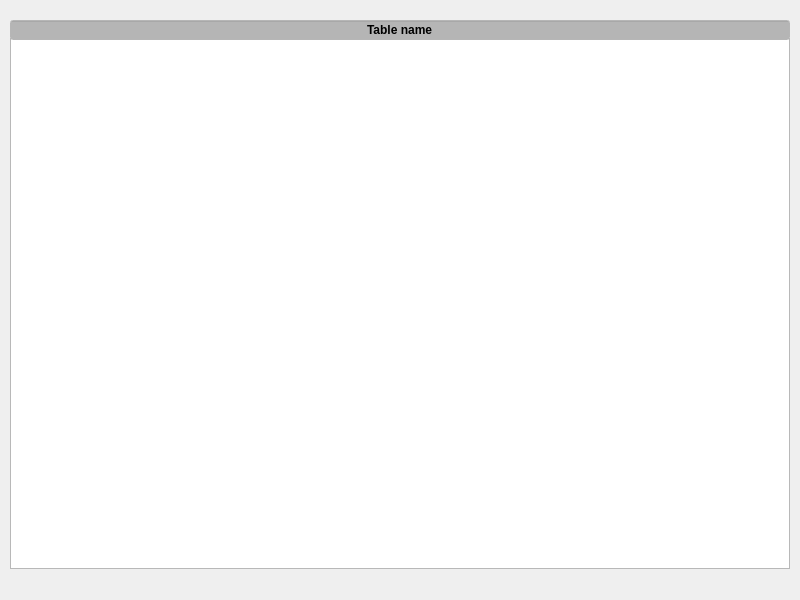
<?xml version="1.0" encoding="UTF-8"?>
<ui version="4.0">
 <class>Form</class>
 <widget class="QMainWindow" name="Form">
  <property name="geometry">
   <rect>
    <x>0</x>
    <y>0</y>
    <width>800</width>
    <height>600</height>
   </rect>
  </property>
  <property name="sizePolicy">
   <sizepolicy hsizetype="Fixed" vsizetype="Fixed">
    <horstretch>0</horstretch>
    <verstretch>0</verstretch>
   </sizepolicy>
  </property>
  <property name="minimumSize">
   <size>
    <width>800</width>
    <height>600</height>
   </size>
  </property>
  <property name="sizeIncrement">
   <size>
    <width>0</width>
    <height>0</height>
   </size>
  </property>
  <property name="baseSize">
   <size>
    <width>0</width>
    <height>0</height>
   </size>
  </property>
  <property name="contextMenuPolicy">
   <enum>Qt::DefaultContextMenu</enum>
  </property>
  <property name="windowTitle">
   <string>Form</string>
  </property>
  <property name="windowIcon">
   <iconset>
    <normaloff>SQLite_167823.png</normaloff>SQLite_167823.png</iconset>
  </property>
  <widget class="QWidget" name="centralWidget">
   <widget class="QTableView" name="tableView">
    <property name="geometry">
     <rect>
      <x>10</x>
      <y>38</y>
      <width>780</width>
      <height>531</height>
     </rect>
    </property>
    <property name="frameShape">
     <enum>QFrame::StyledPanel</enum>
    </property>
    <property name="frameShadow">
     <enum>QFrame::Sunken</enum>
    </property>
    <property name="lineWidth">
     <number>10</number>
    </property>
    <property name="showGrid">
     <bool>true</bool>
    </property>
    <property name="gridStyle">
     <enum>Qt::SolidLine</enum>
    </property>
    <property name="wordWrap">
     <bool>false</bool>
    </property>
   </widget>
   <widget class="QLineEdit" name="lineEdit">
    <property name="geometry">
     <rect>
      <x>10</x>
      <y>20</y>
      <width>780</width>
      <height>20</height>
     </rect>
    </property>
    <property name="palette">
     <palette>
      <active>
       <colorrole role="WindowText">
        <brush brushstyle="SolidPattern">
         <color alpha="255">
          <red>0</red>
          <green>0</green>
          <blue>0</blue>
         </color>
        </brush>
       </colorrole>
       <colorrole role="Button">
        <brush brushstyle="SolidPattern">
         <color alpha="255">
          <red>255</red>
          <green>255</green>
          <blue>255</blue>
         </color>
        </brush>
       </colorrole>
       <colorrole role="Light">
        <brush brushstyle="SolidPattern">
         <color alpha="255">
          <red>255</red>
          <green>255</green>
          <blue>255</blue>
         </color>
        </brush>
       </colorrole>
       <colorrole role="Midlight">
        <brush brushstyle="SolidPattern">
         <color alpha="255">
          <red>255</red>
          <green>255</green>
          <blue>255</blue>
         </color>
        </brush>
       </colorrole>
       <colorrole role="Dark">
        <brush brushstyle="SolidPattern">
         <color alpha="255">
          <red>127</red>
          <green>127</green>
          <blue>127</blue>
         </color>
        </brush>
       </colorrole>
       <colorrole role="Mid">
        <brush brushstyle="SolidPattern">
         <color alpha="255">
          <red>170</red>
          <green>170</green>
          <blue>170</blue>
         </color>
        </brush>
       </colorrole>
       <colorrole role="Text">
        <brush brushstyle="SolidPattern">
         <color alpha="255">
          <red>0</red>
          <green>0</green>
          <blue>0</blue>
         </color>
        </brush>
       </colorrole>
       <colorrole role="BrightText">
        <brush brushstyle="SolidPattern">
         <color alpha="255">
          <red>255</red>
          <green>255</green>
          <blue>255</blue>
         </color>
        </brush>
       </colorrole>
       <colorrole role="ButtonText">
        <brush brushstyle="SolidPattern">
         <color alpha="255">
          <red>0</red>
          <green>0</green>
          <blue>0</blue>
         </color>
        </brush>
       </colorrole>
       <colorrole role="Base">
        <brush brushstyle="SolidPattern">
         <color alpha="255">
          <red>181</red>
          <green>181</green>
          <blue>181</blue>
         </color>
        </brush>
       </colorrole>
       <colorrole role="Window">
        <brush brushstyle="SolidPattern">
         <color alpha="255">
          <red>255</red>
          <green>255</green>
          <blue>255</blue>
         </color>
        </brush>
       </colorrole>
       <colorrole role="Shadow">
        <brush brushstyle="SolidPattern">
         <color alpha="255">
          <red>0</red>
          <green>0</green>
          <blue>0</blue>
         </color>
        </brush>
       </colorrole>
       <colorrole role="AlternateBase">
        <brush brushstyle="SolidPattern">
         <color alpha="255">
          <red>255</red>
          <green>255</green>
          <blue>255</blue>
         </color>
        </brush>
       </colorrole>
       <colorrole role="ToolTipBase">
        <brush brushstyle="SolidPattern">
         <color alpha="255">
          <red>255</red>
          <green>255</green>
          <blue>220</blue>
         </color>
        </brush>
       </colorrole>
       <colorrole role="ToolTipText">
        <brush brushstyle="SolidPattern">
         <color alpha="255">
          <red>0</red>
          <green>0</green>
          <blue>0</blue>
         </color>
        </brush>
       </colorrole>
      </active>
      <inactive>
       <colorrole role="WindowText">
        <brush brushstyle="SolidPattern">
         <color alpha="255">
          <red>0</red>
          <green>0</green>
          <blue>0</blue>
         </color>
        </brush>
       </colorrole>
       <colorrole role="Button">
        <brush brushstyle="SolidPattern">
         <color alpha="255">
          <red>255</red>
          <green>255</green>
          <blue>255</blue>
         </color>
        </brush>
       </colorrole>
       <colorrole role="Light">
        <brush brushstyle="SolidPattern">
         <color alpha="255">
          <red>255</red>
          <green>255</green>
          <blue>255</blue>
         </color>
        </brush>
       </colorrole>
       <colorrole role="Midlight">
        <brush brushstyle="SolidPattern">
         <color alpha="255">
          <red>255</red>
          <green>255</green>
          <blue>255</blue>
         </color>
        </brush>
       </colorrole>
       <colorrole role="Dark">
        <brush brushstyle="SolidPattern">
         <color alpha="255">
          <red>127</red>
          <green>127</green>
          <blue>127</blue>
         </color>
        </brush>
       </colorrole>
       <colorrole role="Mid">
        <brush brushstyle="SolidPattern">
         <color alpha="255">
          <red>170</red>
          <green>170</green>
          <blue>170</blue>
         </color>
        </brush>
       </colorrole>
       <colorrole role="Text">
        <brush brushstyle="SolidPattern">
         <color alpha="255">
          <red>0</red>
          <green>0</green>
          <blue>0</blue>
         </color>
        </brush>
       </colorrole>
       <colorrole role="BrightText">
        <brush brushstyle="SolidPattern">
         <color alpha="255">
          <red>255</red>
          <green>255</green>
          <blue>255</blue>
         </color>
        </brush>
       </colorrole>
       <colorrole role="ButtonText">
        <brush brushstyle="SolidPattern">
         <color alpha="255">
          <red>0</red>
          <green>0</green>
          <blue>0</blue>
         </color>
        </brush>
       </colorrole>
       <colorrole role="Base">
        <brush brushstyle="SolidPattern">
         <color alpha="255">
          <red>181</red>
          <green>181</green>
          <blue>181</blue>
         </color>
        </brush>
       </colorrole>
       <colorrole role="Window">
        <brush brushstyle="SolidPattern">
         <color alpha="255">
          <red>255</red>
          <green>255</green>
          <blue>255</blue>
         </color>
        </brush>
       </colorrole>
       <colorrole role="Shadow">
        <brush brushstyle="SolidPattern">
         <color alpha="255">
          <red>0</red>
          <green>0</green>
          <blue>0</blue>
         </color>
        </brush>
       </colorrole>
       <colorrole role="AlternateBase">
        <brush brushstyle="SolidPattern">
         <color alpha="255">
          <red>255</red>
          <green>255</green>
          <blue>255</blue>
         </color>
        </brush>
       </colorrole>
       <colorrole role="ToolTipBase">
        <brush brushstyle="SolidPattern">
         <color alpha="255">
          <red>255</red>
          <green>255</green>
          <blue>220</blue>
         </color>
        </brush>
       </colorrole>
       <colorrole role="ToolTipText">
        <brush brushstyle="SolidPattern">
         <color alpha="255">
          <red>0</red>
          <green>0</green>
          <blue>0</blue>
         </color>
        </brush>
       </colorrole>
      </inactive>
      <disabled>
       <colorrole role="WindowText">
        <brush brushstyle="SolidPattern">
         <color alpha="255">
          <red>127</red>
          <green>127</green>
          <blue>127</blue>
         </color>
        </brush>
       </colorrole>
       <colorrole role="Button">
        <brush brushstyle="SolidPattern">
         <color alpha="255">
          <red>255</red>
          <green>255</green>
          <blue>255</blue>
         </color>
        </brush>
       </colorrole>
       <colorrole role="Light">
        <brush brushstyle="SolidPattern">
         <color alpha="255">
          <red>255</red>
          <green>255</green>
          <blue>255</blue>
         </color>
        </brush>
       </colorrole>
       <colorrole role="Midlight">
        <brush brushstyle="SolidPattern">
         <color alpha="255">
          <red>255</red>
          <green>255</green>
          <blue>255</blue>
         </color>
        </brush>
       </colorrole>
       <colorrole role="Dark">
        <brush brushstyle="SolidPattern">
         <color alpha="255">
          <red>127</red>
          <green>127</green>
          <blue>127</blue>
         </color>
        </brush>
       </colorrole>
       <colorrole role="Mid">
        <brush brushstyle="SolidPattern">
         <color alpha="255">
          <red>170</red>
          <green>170</green>
          <blue>170</blue>
         </color>
        </brush>
       </colorrole>
       <colorrole role="Text">
        <brush brushstyle="SolidPattern">
         <color alpha="255">
          <red>127</red>
          <green>127</green>
          <blue>127</blue>
         </color>
        </brush>
       </colorrole>
       <colorrole role="BrightText">
        <brush brushstyle="SolidPattern">
         <color alpha="255">
          <red>255</red>
          <green>255</green>
          <blue>255</blue>
         </color>
        </brush>
       </colorrole>
       <colorrole role="ButtonText">
        <brush brushstyle="SolidPattern">
         <color alpha="255">
          <red>127</red>
          <green>127</green>
          <blue>127</blue>
         </color>
        </brush>
       </colorrole>
       <colorrole role="Base">
        <brush brushstyle="SolidPattern">
         <color alpha="255">
          <red>255</red>
          <green>255</green>
          <blue>255</blue>
         </color>
        </brush>
       </colorrole>
       <colorrole role="Window">
        <brush brushstyle="SolidPattern">
         <color alpha="255">
          <red>255</red>
          <green>255</green>
          <blue>255</blue>
         </color>
        </brush>
       </colorrole>
       <colorrole role="Shadow">
        <brush brushstyle="SolidPattern">
         <color alpha="255">
          <red>0</red>
          <green>0</green>
          <blue>0</blue>
         </color>
        </brush>
       </colorrole>
       <colorrole role="AlternateBase">
        <brush brushstyle="SolidPattern">
         <color alpha="255">
          <red>255</red>
          <green>255</green>
          <blue>255</blue>
         </color>
        </brush>
       </colorrole>
       <colorrole role="ToolTipBase">
        <brush brushstyle="SolidPattern">
         <color alpha="255">
          <red>255</red>
          <green>255</green>
          <blue>220</blue>
         </color>
        </brush>
       </colorrole>
       <colorrole role="ToolTipText">
        <brush brushstyle="SolidPattern">
         <color alpha="255">
          <red>0</red>
          <green>0</green>
          <blue>0</blue>
         </color>
        </brush>
       </colorrole>
      </disabled>
     </palette>
    </property>
    <property name="font">
     <font>
      <pointsize>9</pointsize>
      <weight>75</weight>
      <bold>true</bold>
     </font>
    </property>
    <property name="cursor">
     <cursorShape>ArrowCursor</cursorShape>
    </property>
    <property name="autoFillBackground">
     <bool>false</bool>
    </property>
    <property name="text">
     <string>Table name</string>
    </property>
    <property name="frame">
     <bool>true</bool>
    </property>
    <property name="alignment">
     <set>Qt::AlignCenter</set>
    </property>
    <property name="readOnly">
     <bool>true</bool>
    </property>
    <property name="clearButtonEnabled">
     <bool>false</bool>
    </property>
   </widget>
  </widget>
 </widget>
 <layoutdefault spacing="6" margin="11"/>
 <tabstops>
  <tabstop>tableView</tabstop>
 </tabstops>
 <resources/>
 <connections/>
</ui>
